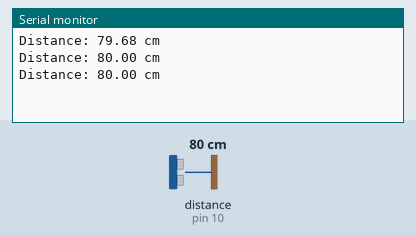
The sketch below on a simulated Arduino Uno, built with avr-gcc and run on an emulated ATmega328P. Shown: the last lines printed to the serial monitor. Wiring (inferred from the names in the program): ultrasonic range finder: trigger pin 6; echo pin 10. The inputs (shaded band) are chosen by the test bench; at power-on: distance to the obstacle (sensor on pin 10) 80 cm. The echo pulse lasts 58.3 µs per cm.

Above: at 1.3 s.
1.4 s: distance to the obstacle (sensor on pin 10) set to 2 cm
At 1.9 s:
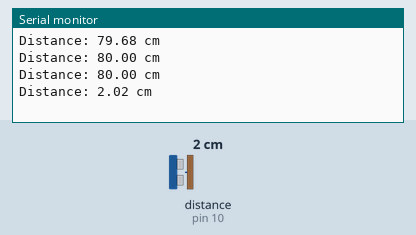
2.9 s: distance to the obstacle (sensor on pin 10) set to 4 cm
At 3.4 s:
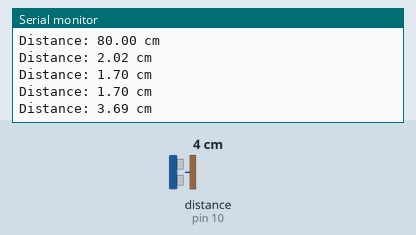
Timing chart, 0 to 5.9 s (numbered marks = the images above; inputs shaded):
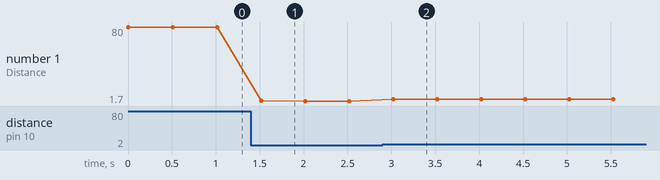

Measured:
- after the input at 1.4 s, the serial monitor: prints a new line after 0.12 s (image 1)
- after the input at 2.9 s, the serial monitor: prints a new line after 0.12 s (image 2)
- plotted number 1: 80 → 1.7 after the input at 1.4 s, 1.7 → 3.69 after the input at 2.9 s

The sketch:

Ultrasonic_Distance_Decoder.ino
```cpp
#define trigPin 6
#define echoPin 10

long duration;
float distance;

void setup() {
Serial.begin(9600);

pinMode(trigPin, OUTPUT);
pinMode(echoPin, INPUT);
}

void loop() {

// Clear trigger
digitalWrite(trigPin, LOW);
delayMicroseconds(2);

// Send 10 microsecond pulse
digitalWrite(trigPin, HIGH);
delayMicroseconds(10);
digitalWrite(trigPin, LOW);

// Read echo time
duration = pulseIn(echoPin, HIGH);

// Decode distance
distance = duration * 0.0343 / 2;

Serial.print("Distance: ");
Serial.print(distance);
Serial.println(" cm");

delay(500);
}
```
